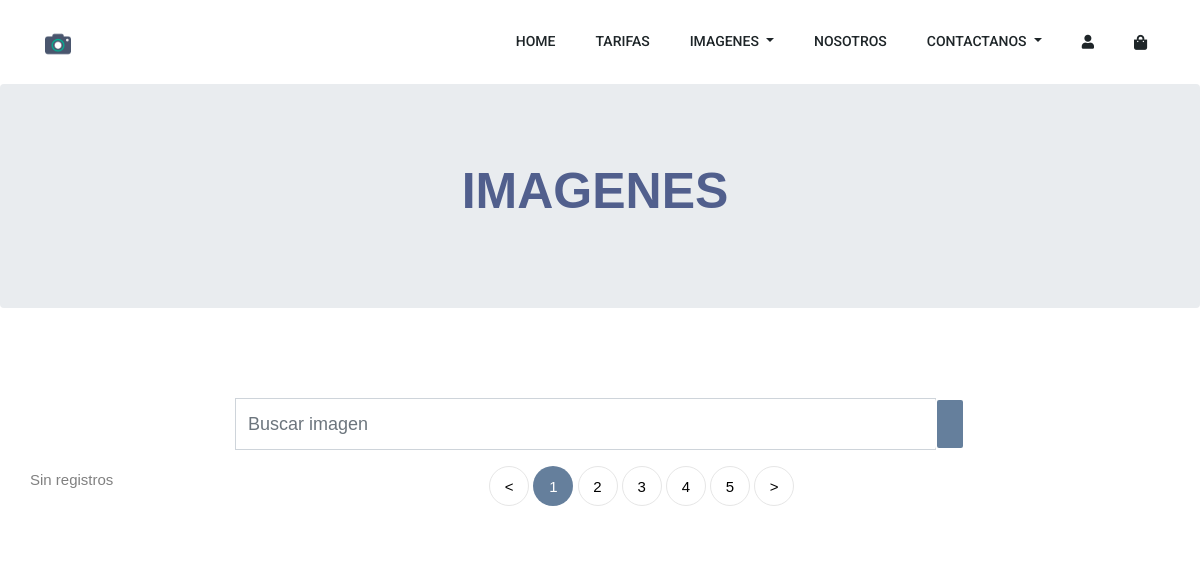
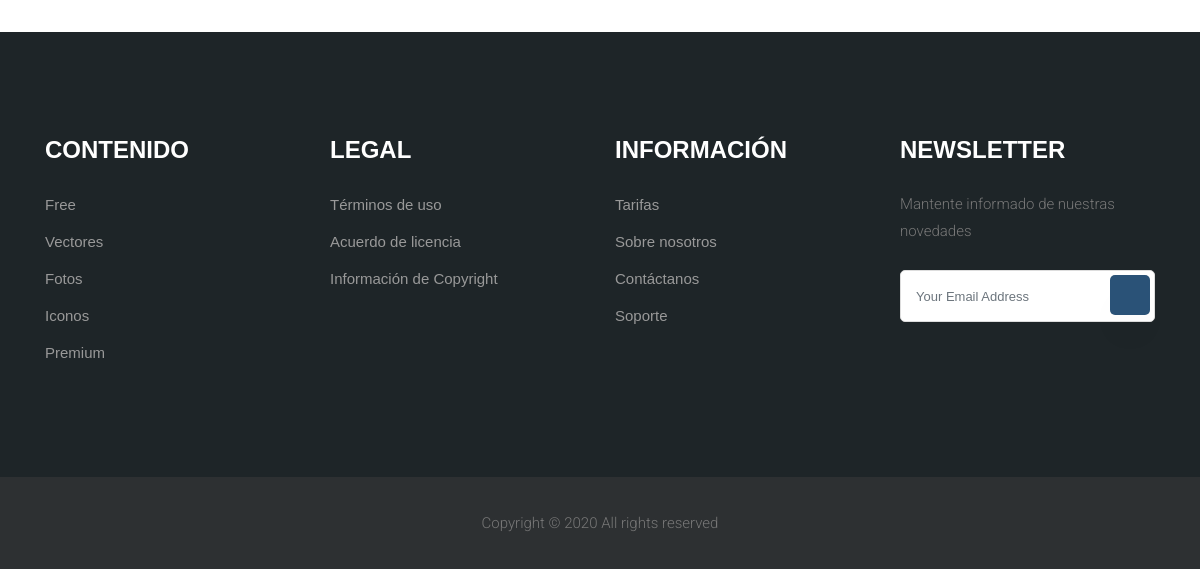
The app's page /WebPageCode/shop.php, older data (2 pictures, top to bottom).
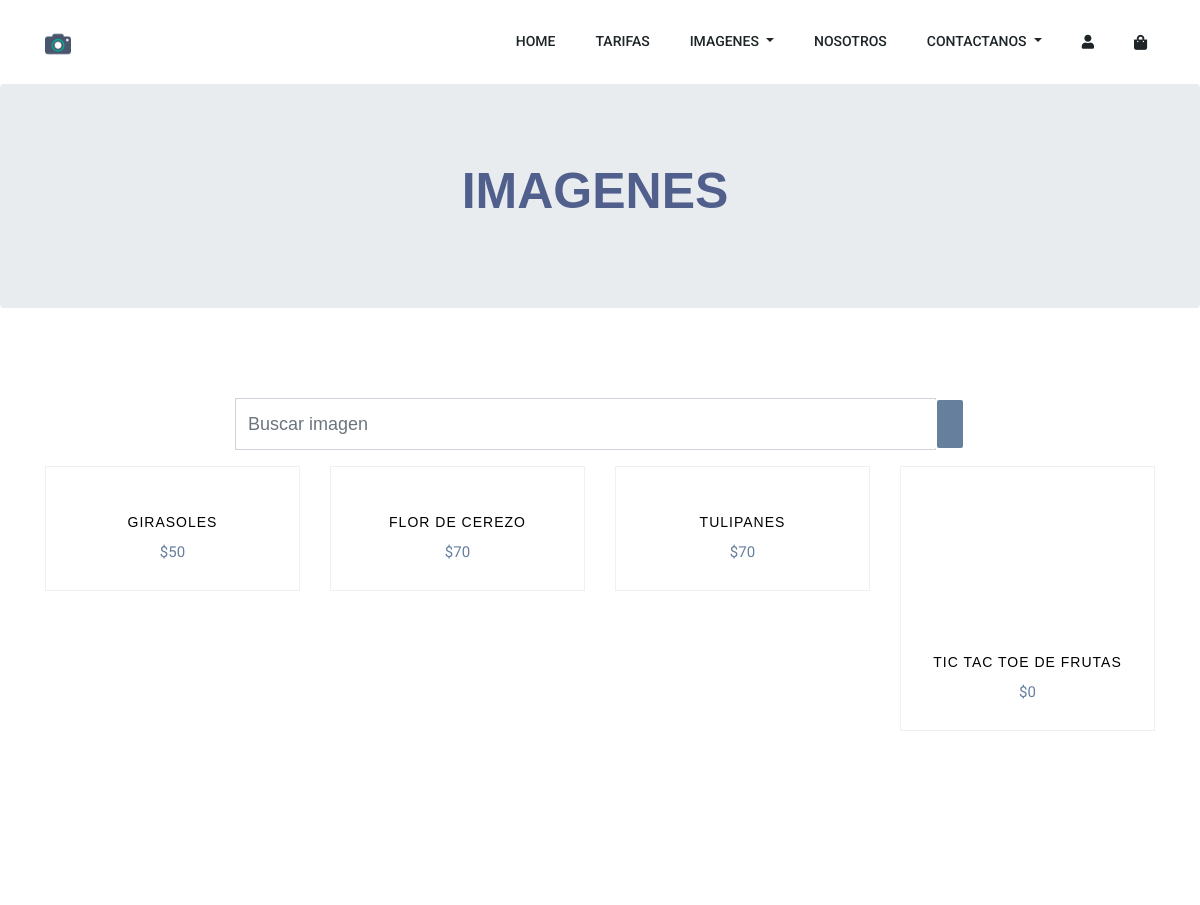
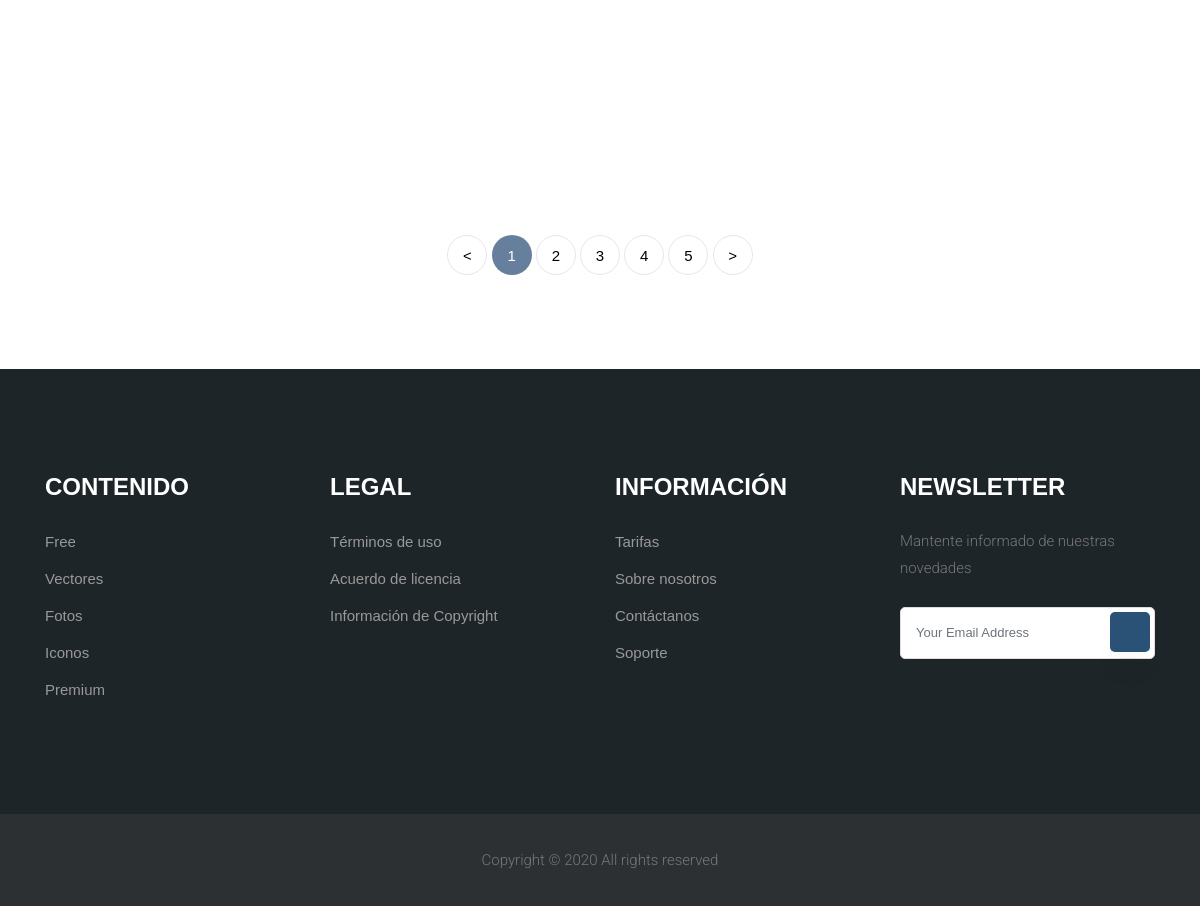
The same page, newer data (2 pictures, top to bottom).
### tables this page shows
CREATE TABLE `producto` (
  `Id_Producto` int(11) NOT NULL,
  `Nombre_Producto` varchar(45) NOT NULL,
  `Descr_Producto` varchar(45) NOT NULL,
  `Imagen_Producto` varchar(45) NOT NULL,
  `Vistas` int(11) NOT NULL,
  `Precio` float NOT NULL
);

### WebPageCode/shop.php (the view, shortened to what this page needs)
<?php
  $con=conectarBD();
?>
<!DOCTYPE html>
<html lang="en">
<head>
    <link rel="stylesheet" href="css/bootstrap.min.css">
    <link rel="stylesheet" href="css/animate.css">
    <link rel="stylesheet" href="css/owl.carousel.min.css">
    <link rel="stylesheet" href="css/all.css">
    <link rel="stylesheet" href="css/flaticon.css">
    <link rel="stylesheet" href="css/themify-icons.css">
    <link rel="stylesheet" href="css/swiper.min.css">
    <link rel="stylesheet" href="css/magnific-popup.css">
    <link rel="stylesheet" href="css/slick.css">
    <link rel="stylesheet" href="css/style.css">
</head>
<body>
    <?php include('header.php'); ?>
     <section class="breadcrumb breadcrumb_bg">
        <div class="container">
            <div class="row">
                <div class="col-lg-12">
                    <div class="breadcrumb_iner text-center">
                        <div class="breadcrumb_iner_item">
                            <h2>Imagenes <span></span></h2>
                        </div>
                    </div>
                </div>
            </div>
        </div>
    </section>
    <section class="ftco-section">
    	<div class="container">
      <div class="row align-items-center justify-content-center">
    <div class="col-lg-8">
    <form action="buscador.php" method="POST">
        <div class="form-group">
        <div class="input-group ">
        <input type="text" class="form-control" name="busqueda" placeholder='Buscar imagen'
            onfocus="this.placeholder = ''"
            onblur="this.placeholder = 'Buscar imagen'">
         <div class="input-group-append">
            <button class="button rounded-1 primary-bg text-white  btn_1"
            type="submit"> <i class="ti-search"></i> </button>
        </div>
        </div>
        </div>
    </form>
    </div>
    </div>
    		<div class="row">
				<?php
                  $consulta="SELECT * FROM producto";
                  $ejecutarConsulta= mysqli_query($con, $consulta);
                  $verFilas=mysqli_num_rows($ejecutarConsulta);
                  $fila=mysqli_fetch_array($ejecutarConsulta);
                  if(!$ejecutarConsulta)
                  {
                    echo "Error en la consulta";
                  }
                  else{
                    if($verFilas<1)
                    {
                      echo "<tr><td>Sin registros</td></tr>";
                    }else{
                      for($i=0; $i<=$fila;$i++){
                        echo
						'
						<div class="col-md-6 col-lg-3 ftco-animate">
    					<div class="product">
    					<a href="#" class="img-prod"><img class="img-fluid" src="'.$fila[3].'" alt="Colorlib Template">
    					<div class="overlay"></div>
    					</a>
    					<div class="text py-3 pb-4 px-3 text-center">
    						<h3><a href="image.php?producto='.$fila[0].'">'.$fila[1].'</a></h3>
    						<div class="d-flex">
    							<div class="pricing">
		    						<p class="price"><span class="price-sale">$'.$fila[5].'</span></p>
		    					</div>
	    					</div>
	    					<div class="bottom-area d-flex px-3">
	    						<div class="m-auto d-flex">
	    							<a href="image.php?producto='.$fila[0].'" class="add-to-cart d-flex justify-content-center align-items-center text-center">
	    								<span><i class="ion-ios-menu"></i></span>
	    							</a>
	    							<a href="car.php" class="buy-now d-flex justify-content-center align-items-center mx-1">
	    								<span><i class="ion-ios-cart"></i></span>
	    							</a>
	    							<a href="wishlist.php" class="heart d-flex justify-content-center align-items-center ">
	    								<span><i class="ion-ios-heart"></i></span>
	    							</a>
    							</div>
    						</div>
    					</div>
    				</div>
    			</div>
                        ';
                        $fila=mysqli_fetch_array($ejecutarConsulta);
                      }
                    }
                  }
                  ?>
          <div class="col text-center">
            <div class="block-27">
              <ul >
                <li><a href="#">&lt;</a></li>
                <li class="active"><span>1</span></li>
                <li class=""><span>2</span></li>
                <li class=""><span>3</span></li>
                <li class=""><span>4</span></li>
                <li class=""><span>5</span></li>
                <li><a href="#">&gt;</a></li>
              </ul>
            </div>
          </div>
	    </div>
    </section>
    <?php include('footer.php'); ?>
    <?php include('librerias.php'); ?>
</body>
</html>

Row changes from the older to the newer data that the page shows:
added producto: Nombre_Producto "GIRASOLES", Precio "50"
added producto: Nombre_Producto "FLOR DE CEREZO", Precio "70"
added producto: Nombre_Producto "TULIPANES", Precio "70"
added producto: Nombre_Producto "TIC TAC TOE DE FRUTAS", Precio "0"
Text that changed along with them:
text no longer shown: "Sin registros"
